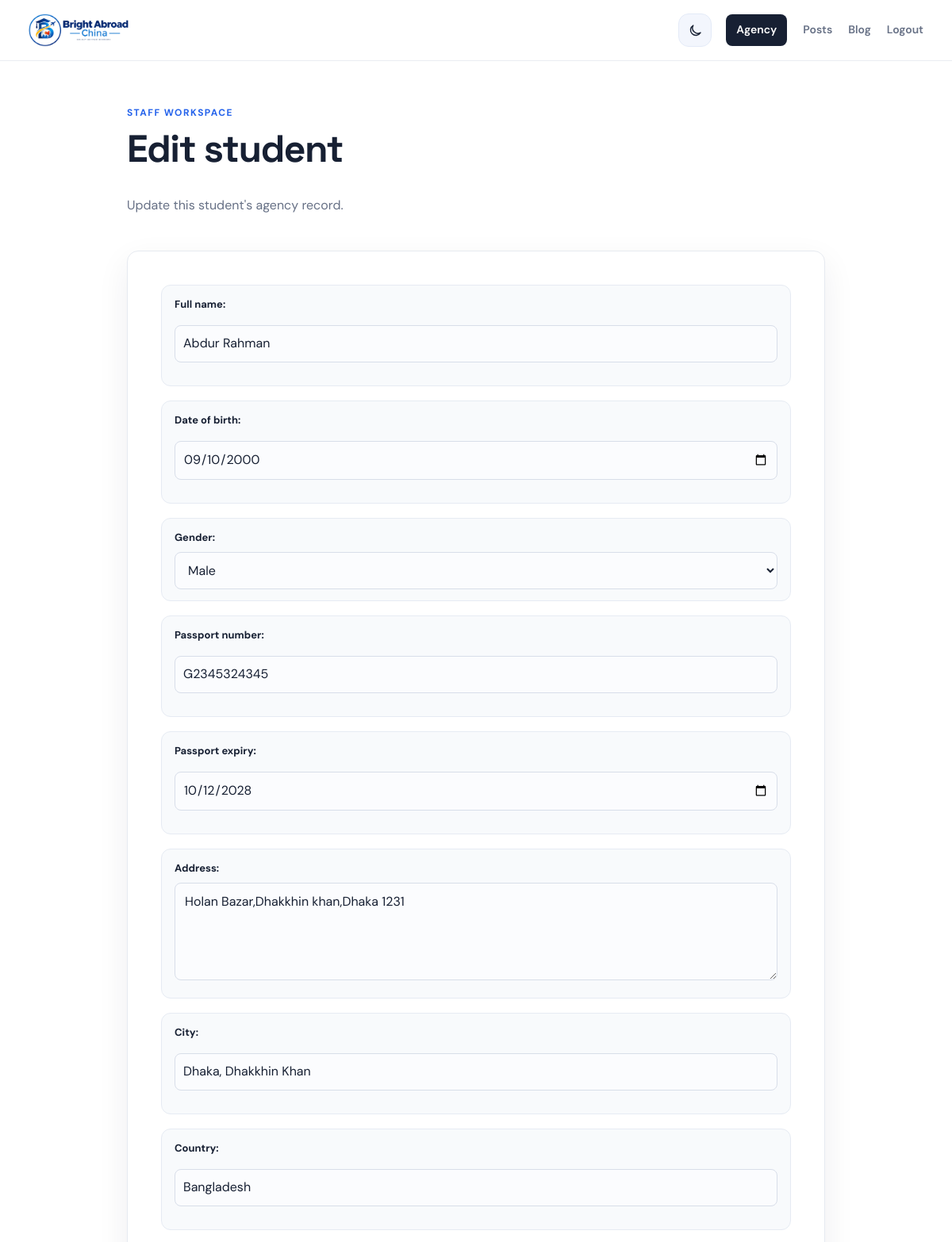
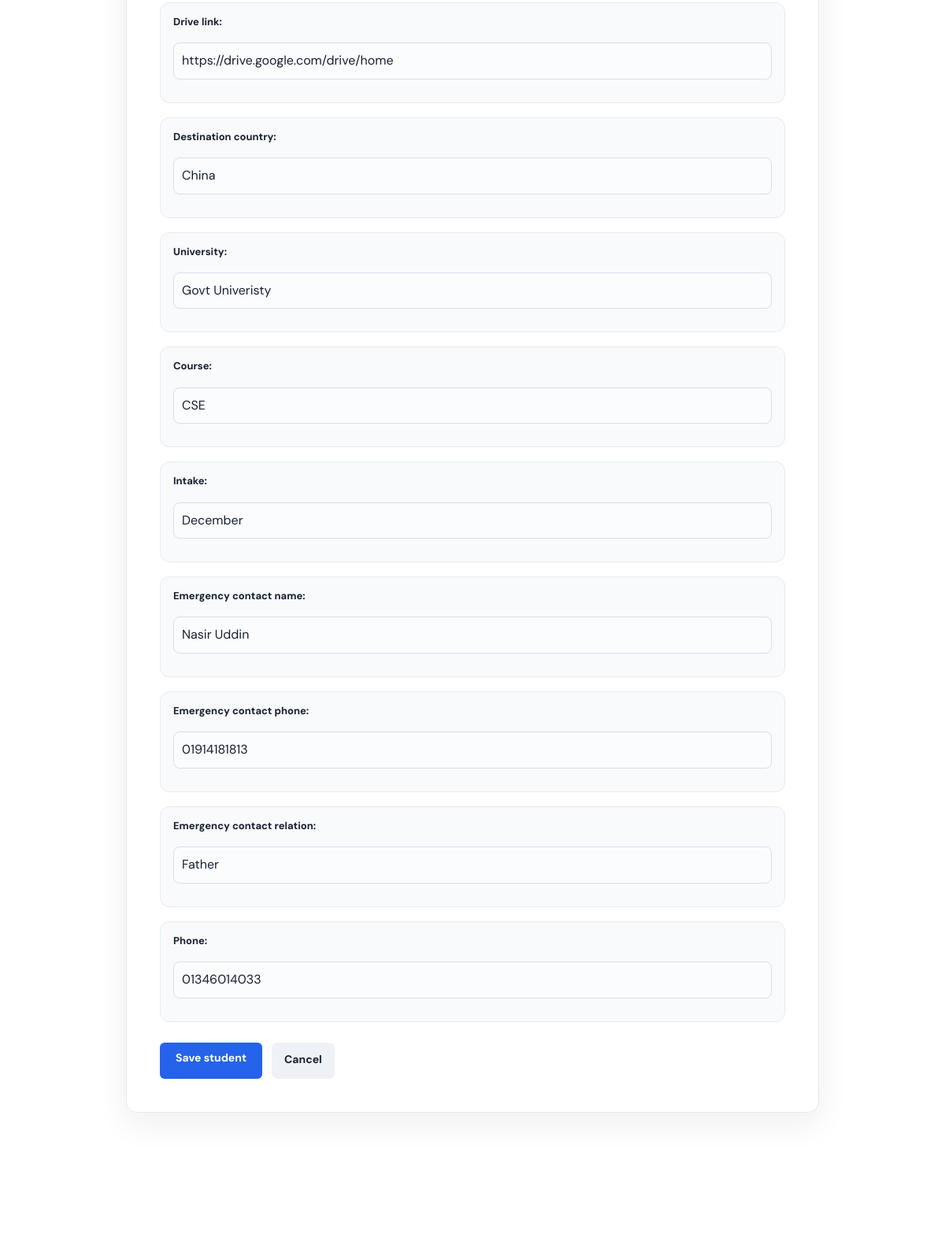
Page /students/agency/student/2/edit/ (signed in, upper part) on the committed database (2 pictures, top to bottom).
### students/models.py (models this page shows, shortened)
class StudentProfile(models.Model):
    GENDER_CHOICES = (
        ("male", "Male"),
        ("female", "Female"),
        ("other", "Other"),
    )
    user = models.OneToOneField(
        settings.AUTH_USER_MODEL,
        on_delete=models.CASCADE,
        related_name="student_profile"
    )
    full_name = models.CharField(
        max_length=150,
        blank=True
    )
    date_of_birth = models.DateField(
        null=True,
        blank=True
    )
    gender = models.CharField(
        max_length=20,
        choices=GENDER_CHOICES,
        blank=True
    )
    passport_number = models.CharField(
        max_length=50,
        blank=True
    )
    passport_expiry = models.DateField(
        null=True,
        blank=True
    )
    address = models.TextField(
        blank=True
    )
    city = models.CharField(
        max_length=100,
        blank=True
    )
    drive_link = models.URLField(
        blank=True
    )
    country = models.CharField(
        max_length=100,
        default="Bangladesh"
    )
    STATUS_CHOICES = (
        ("registered", "Profile Registered"),
        ("verification", "Profile Verification & File Preparation"),
        ("documents", "Document Collection & Review"),
        ("professor_outreach", "Professor Outreach & Acceptance Process (For Master's/Research Programs)"),
        ("application", "University Application In Progress"),
        ("interview", "Interview Preparation / Interview Scheduled"),
        ("offer", "Admission Offer & Official Documents Received"),
        ("visa_processing", "Visa Application Processing"),
        ("visa_approved", "Visa Approved"),
        ("pre_departure", "Pre-Departure Preparation & Ready to Fly"),
    )
    STATUS_PROGRESS = {
        "registered": 5,
        "verification": 20,
        "documents": 30,
        "professor_outreach": 30,
        "application": 40,
        "interview": 50,
        "offer": 90,
        "visa_processing": 95,
        "visa_approved": 100,
        "pre_departure": 100,
    }
    current_status = models.CharField(
        max_length=30,
        choices=STATUS_CHOICES,
        default="registered"
    )
    progress = models.PositiveIntegerField(
        default=0
    )
    next_step = models.CharField(
        max_length=255,
        blank=True
    )
    destination_country = models.CharField(
        max_length=100,
        blank=True
    )
    university = models.CharField(
        max_length=200,
        blank=True
    )
    course = models.CharField(
        max_length=200,
        blank=True
    )
    intake = models.CharField(
        max_length=100,
        blank=True
    )
    emergency_contact_name = models.CharField(
        max_length=150,
        blank=True
    )
    emergency_contact_phone = models.CharField(
        max_length=30,
        blank=True
    )
    emergency_contact_relation = models.CharField(
        max_length=100,
        blank=True
    )
    created_at = models.DateTimeField(
        auto_now_add=True
    )
    updated_at = models.DateTimeField(
        auto_now=True
    )

### accounts/models.py (models this page shows, shortened)
class User(AbstractUser):
    ROLE_CHOICES = (
        ("student", "Student"),
        ("staff", "Staff"),
    )
    role = models.CharField(
        max_length=20,
        choices=ROLE_CHOICES,
        default="student"
    )
    phone = models.CharField(
        max_length=20,
        blank=True
    )

### students/views.py (the view)
# urls.py: path("agency/student/<int:pk>/edit/", agency_student_edit_view, name="agency_student_edit"),
@login_required
@user_passes_test(is_staff_user)
def agency_student_edit_view(request, pk):
    student = get_object_or_404(StudentProfile.objects.select_related("user"), pk=pk)
    if request.method == "POST":
        form = AgencyStudentForm(request.POST, instance=student)
        if form.is_valid():
            profile = form.save()
            profile.user.phone = form.cleaned_data["phone"]
            profile.user.save(update_fields=["phone"])
            messages.success(request, "Student profile updated successfully.")
            return redirect("agency_student_detail", pk=student.id)
    else:
        form = AgencyStudentForm(instance=student)
    return render(
        request,
        "students/agency_student_form.html",
        {"form": form, "student": student},
    )

### students/forms.py
class AgencyStudentForm(StudentProfileForm):
    class Meta(StudentProfileForm.Meta):
        fields = StudentProfileForm.Meta.fields
    phone = forms.CharField(
        required=False,
        max_length=20,
        label="Phone",
    )
    def __init__(self, *args, **kwargs):
        super().__init__(*args, **kwargs)
        if self.instance and self.instance.pk:
            self.fields["phone"].initial = self.instance.user.phone

### students/context_processors.py (called while the page is built)
def notification_context(request):
    unread_notification_count = 0
    recent_notifications = []
    user = getattr(request, "user", None)
    if user is not None and user.is_authenticated:
        profile = StudentProfile.objects.filter(
            user=user
        ).first()
        if profile is not None:
            recent_notifications = list(profile.notifications.all()[:5])
            unread_notification_count = profile.notifications.filter(
                is_read=False
            ).count()
    return {
        "unread_notification_count": unread_notification_count,
        "recent_notifications": recent_notifications,
    }

### students/views.py (called while the page is built)
def is_staff_user(user):
    return user.is_authenticated and (
        user.is_superuser or user.role == "staff"
    )

### templates/students/agency_student_form.html (shortened to what this page needs)
{% extends "base.html" %}
{% block content %}
<div class="agency-form-layout">
    <div class="page-heading">
        <div>
            <p class="eyebrow">Staff workspace</p>
            <h1>{% if student %}Edit student{% else %}Add student{% endif %}</h1>
            <p class="muted">{% if student %}Update this student's agency record.{% else %}Create a student account and start their application record.{% endif %}</p>
        </div>
    </div>
    <section class="card agency-form-card">
        <form method="POST" class="stack">
            {{ form.as_p }}
            <div class="form-actions">
                <button type="submit">{% if student %}Save student{% else %}Create student{% endif %}</button>
                <a class="button button-secondary" href="{% if student %}{% url 'agency_student_detail' student.id %}{% else %}{% url 'agency_dashboard' %}{% endif %}">Cancel</a>
            </div>
        </form>
    </section>
</div>
{% endblock %}

### static/css/agency.css (style rules this page uses)
html { scroll-behavior: smooth; scroll-padding-top: 96px; -webkit-text-size-adjust: 100%; overflow-x: hidden !important; }
body { -webkit-tap-highlight-color: transparent; overflow-x: hidden !important; }

### templates/base.html (style rules this page uses)
:root { --ink: #172033; --muted: #667085; --line: #e6eaf0; --canvas: #ffffff; --surface: #ffffff; --blue: #2563eb; --blue-dark: #1d4ed8; --blue-soft: #eef4ff; --green: #16805b; --red: #c24149; --amber: #b7791f; --shadow: 0 14px 40px rgba(23, 32, 51, 0.07); --max-width: 1380px; --max-reading: 1380px; --brand-mint: #7ef0cd; --brand-deep: #0d1734; --radius-card: 18px; --radius-card-lg: 26px; --app-bar-height: 60px; --bottom-nav-height: calc(62px + env(safe-area-inset-bottom, 0px)); }
* { box-sizing: border-box; }
body { background: #ffffff; color: var(--ink); font-family: "DM Sans", "Segoe UI", sans-serif; line-height: 1.55; margin: 0; }
.card { background: var(--surface); border: 1px solid var(--line); border-radius: 14px; box-shadow: var(--shadow); padding: clamp(20px, 3vw, 32px); transition: border-color 180ms ease, box-shadow 180ms ease, transform 180ms ease; }
.page-heading { align-items: flex-end; display: flex; justify-content: space-between; margin-bottom: 28px; }
.eyebrow { color: var(--blue); font-size: 12px; font-weight: 700; letter-spacing: 0.12em; margin: 0 0 8px; text-transform: uppercase; }
h1, h2, h3, h4 { font-family: "Space Grotesk", sans-serif; line-height: 1.15; margin-top: 0; }
h1 { font-size: clamp(30px, 4vw, 48px); letter-spacing: -0.03em; }
p { color: var(--muted); }
a { color: var(--blue); }
.button, button { background: var(--blue); border: 0; border-radius: 8px; color: #fff; cursor: pointer; display: inline-flex; font-family: inherit; font-size: 14px; font-weight: 700; justify-content: center; padding: 11px 16px; text-decoration: none; transition: background 160ms ease, transform 160ms ease; }
.button-secondary { background: #eef1f6; color: var(--ink); }
form p { margin: 0 0 16px; }
label { color: var(--ink); display: block; font-size: 13px; font-weight: 700; margin-bottom: 6px; }
input, select, textarea { background: #fbfcfe; border: 1px solid #d8dee9; border-radius: 8px; color: var(--ink); font: inherit; padding: 11px 12px; width: 100%; }
.agency-form-card form > p, .detail-update-form > p { background: #f8fafc; border: 1px solid #e6ebf3; border-radius: 12px; margin: 0; padding: 14px 16px; }
.agency-form-card form > p > label, .detail-update-form > p > label { margin-bottom: 8px; }
.muted { color: var(--muted); }
.stack { display: grid; gap: 18px; }
.form-actions { align-items: center; display: flex; flex-wrap: wrap; gap: 12px; margin-top: 8px; }
.agency-form-card .form-actions > *, .academic-form-card .form-actions > *, .confirmation-card .form-actions > * { min-height: 46px; }
.agency-form-layout { margin: 0 auto; max-width: 880px; }
.agency-form-card { padding: clamp(22px, 4vw, 42px); }
input { width: 100%; padding: 10px; margin: 8px 0 15px; box-sizing: border-box; }
button { background: #2563eb; color: white; border: none; padding: 10px 20px; border-radius: 6px; cursor: pointer; }

### rows in the picture
StudentProfile: full_name "Abdur Rahman", date_of_birth "09/10/2000", gender "Male", passport_number "G2345324345", passport_expiry "10/12/2028", address "Holan Bazar,Dhakkhin khan,Dhaka 1231", city "Dhaka, Dhakkhin Khan", country "Bangladesh", drive_link "https://drive.google.com/drive/home", destination_country "China", university "Govt Univeristy", course "CSE", intake "December", emergency_contact_name "Nasir Uddin", emergency_contact_phone "01914181813", emergency_contact_relation "Father"
User: phone "01346014033"
